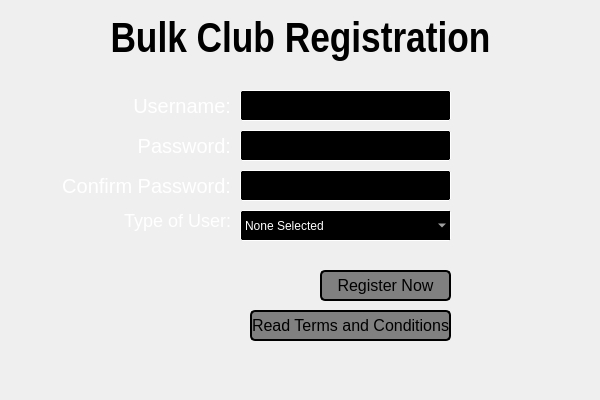
<?xml version="1.0" encoding="UTF-8"?>
<ui version="4.0">
 <class>RegisterWindow</class>
 <widget class="QWidget" name="RegisterWindow">
  <property name="geometry">
   <rect>
    <x>0</x>
    <y>0</y>
    <width>600</width>
    <height>400</height>
   </rect>
  </property>
  <property name="windowTitle">
   <string>Form</string>
  </property>
  <widget class="QLabel" name="password_label">
   <property name="geometry">
    <rect>
     <x>130</x>
     <y>130</y>
     <width>101</width>
     <height>31</height>
    </rect>
   </property>
   <property name="styleSheet">
    <string notr="true">QLabel#password_label {
	color: white;
	font-size: 20px;
}</string>
   </property>
   <property name="text">
    <string>Password:</string>
   </property>
   <property name="alignment">
    <set>Qt::AlignRight|Qt::AlignTrailing|Qt::AlignVCenter</set>
   </property>
  </widget>
  <widget class="QPushButton" name="information_button">
   <property name="geometry">
    <rect>
     <x>250</x>
     <y>310</y>
     <width>201</width>
     <height>31</height>
    </rect>
   </property>
   <property name="focusPolicy">
    <enum>Qt::ClickFocus</enum>
   </property>
   <property name="styleSheet">
    <string notr="true">QPushButton#information_button{
	background: gray;
	color: black;
	font-size: 16px;
	border:2px solid #000000;
	border-radius: 5px;
}

QPushButton#information_button:hover{
	background: #b2b9bf;
}</string>
   </property>
   <property name="text">
    <string>Read Terms and Conditions</string>
   </property>
  </widget>
  <widget class="QLabel" name="header_label">
   <property name="geometry">
    <rect>
     <x>0</x>
     <y>10</y>
     <width>601</width>
     <height>61</height>
    </rect>
   </property>
   <property name="font">
    <font>
     <pointsize>32</pointsize>
     <bold>true</bold>
    </font>
   </property>
   <property name="styleSheet">
    <string notr="true">QLabel#header_label {
	font-family: Arial Narrow;
	color: black;
	font-weight: bold;
}</string>
   </property>
   <property name="text">
    <string>Bulk Club Registration</string>
   </property>
   <property name="alignment">
    <set>Qt::AlignCenter</set>
   </property>
  </widget>
  <widget class="QLineEdit" name="password_textbox">
   <property name="geometry">
    <rect>
     <x>240</x>
     <y>130</y>
     <width>211</width>
     <height>31</height>
    </rect>
   </property>
   <property name="focusPolicy">
    <enum>Qt::ClickFocus</enum>
   </property>
   <property name="styleSheet">
    <string notr="true">QLineEdit#password_textbox {
	color: white;
	background: black;
	font-family: arial;
	font-siz	e: 16px;
	border:1px solid #ffffff;
	border-radius: 2px;
}

QLineEdit#password_textbox:hover {
	background: #191b1c;
	border: 2px solid white;
}</string>
   </property>
   <property name="inputMask">
    <string/>
   </property>
   <property name="echoMode">
    <enum>QLineEdit::Password</enum>
   </property>
  </widget>
  <widget class="QComboBox" name="user_type_combo">
   <property name="geometry">
    <rect>
     <x>240</x>
     <y>210</y>
     <width>211</width>
     <height>31</height>
    </rect>
   </property>
   <property name="focusPolicy">
    <enum>Qt::ClickFocus</enum>
   </property>
   <property name="styleSheet">
    <string notr="true">QComboBox#user_type_combo{
	color: white;
	font-family: arial;
	background: pale;
	border:1px solid #ffffff;
	border-radius: 2px;
}

QComboBox#user_type_combo:hover {
	background: #191b1c;
	border: 2px solid white;
}</string>
   </property>
   <item>
    <property name="text">
     <string>None Selected</string>
    </property>
   </item>
   <item>
    <property name="text">
     <string>Administrator</string>
    </property>
   </item>
   <item>
    <property name="text">
     <string>Store Manager</string>
    </property>
   </item>
  </widget>
  <widget class="QLabel" name="username_label">
   <property name="geometry">
    <rect>
     <x>130</x>
     <y>90</y>
     <width>101</width>
     <height>31</height>
    </rect>
   </property>
   <property name="styleSheet">
    <string notr="true">QLabel#username_label {
	font-size: 20px;
	color: white;
}</string>
   </property>
   <property name="text">
    <string>Username:</string>
   </property>
   <property name="alignment">
    <set>Qt::AlignRight|Qt::AlignTrailing|Qt::AlignVCenter</set>
   </property>
  </widget>
  <widget class="QPushButton" name="login_button">
   <property name="geometry">
    <rect>
     <x>320</x>
     <y>270</y>
     <width>131</width>
     <height>31</height>
    </rect>
   </property>
   <property name="focusPolicy">
    <enum>Qt::ClickFocus</enum>
   </property>
   <property name="styleSheet">
    <string notr="true">QPushButton#login_button{
	background: gray;
	color: black;
	font-size: 16px;
	border:2px solid #000000;
	border-radius: 5px;
}

QPushButton#login_button:hover{
	background: #b2b9bf;
}</string>
   </property>
   <property name="text">
    <string>Register Now</string>
   </property>
  </widget>
  <widget class="QLineEdit" name="username_textbox">
   <property name="geometry">
    <rect>
     <x>240</x>
     <y>90</y>
     <width>211</width>
     <height>31</height>
    </rect>
   </property>
   <property name="focusPolicy">
    <enum>Qt::ClickFocus</enum>
   </property>
   <property name="styleSheet">
    <string notr="true">QLineEdit#username_textbox {
	color: white;
	background: black;
	font-family: arial;
	font-siz	e: 16px;
	border:1px solid #ffffff;
	border-radius: 2px;
}

QLineEdit#username_textbox:hover {
	background: #191b1c;
	border: 2px solid white;
}</string>
   </property>
  </widget>
  <widget class="QLabel" name="user_type_label">
   <property name="geometry">
    <rect>
     <x>120</x>
     <y>210</y>
     <width>111</width>
     <height>21</height>
    </rect>
   </property>
   <property name="styleSheet">
    <string notr="true">QLabel#user_type_label {
	font-size: 18px;
	color: white;
}</string>
   </property>
   <property name="text">
    <string>Type of User:</string>
   </property>
   <property name="alignment">
    <set>Qt::AlignRight|Qt::AlignTrailing|Qt::AlignVCenter</set>
   </property>
  </widget>
  <widget class="QLabel" name="confirm_password_label">
   <property name="geometry">
    <rect>
     <x>50</x>
     <y>170</y>
     <width>181</width>
     <height>31</height>
    </rect>
   </property>
   <property name="styleSheet">
    <string notr="true">QLabel#confirm_password_label {
	color: white;
	font-size: 20px;
}</string>
   </property>
   <property name="text">
    <string>Confirm Password:</string>
   </property>
   <property name="alignment">
    <set>Qt::AlignRight|Qt::AlignTrailing|Qt::AlignVCenter</set>
   </property>
  </widget>
  <widget class="QLineEdit" name="confirm_password_textbox">
   <property name="geometry">
    <rect>
     <x>240</x>
     <y>170</y>
     <width>211</width>
     <height>31</height>
    </rect>
   </property>
   <property name="focusPolicy">
    <enum>Qt::ClickFocus</enum>
   </property>
   <property name="styleSheet">
    <string notr="true">QLineEdit#confirm_password_textbox {
	color: white;
	background: black;
	font-family: arial;
	font-siz	e: 16px;
	border:1px solid #ffffff;
	border-radius: 2px;
}

QLineEdit#confirm_password_textbox:hover {
	background: #191b1c;
	border: 2px solid white;
}</string>
   </property>
   <property name="inputMask">
    <string/>
   </property>
   <property name="echoMode">
    <enum>QLineEdit::Password</enum>
   </property>
  </widget>
 </widget>
 <resources/>
 <connections/>
</ui>
